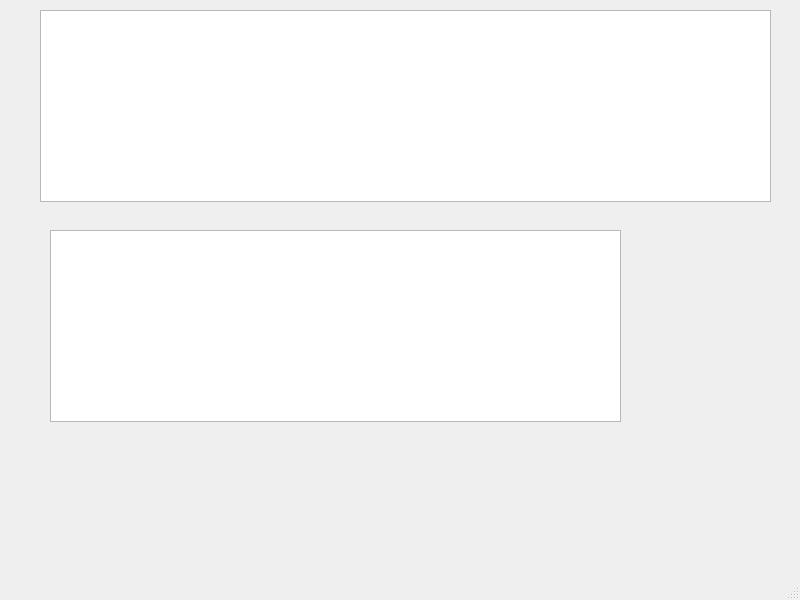
<?xml version="1.0" encoding="UTF-8"?>
<ui version="4.0">
 <class>MainWindow</class>
 <widget class="QMainWindow" name="MainWindow">
  <property name="geometry">
   <rect>
    <x>0</x>
    <y>0</y>
    <width>800</width>
    <height>600</height>
   </rect>
  </property>
  <property name="windowTitle">
   <string>MainWindow</string>
  </property>
  <widget class="QWidget" name="centralwidget">
   <widget class="QTableView" name="tableView">
    <property name="geometry">
     <rect>
      <x>40</x>
      <y>10</y>
      <width>731</width>
      <height>192</height>
     </rect>
    </property>
   </widget>
   <widget class="QTableView" name="tableViewDevice">
    <property name="geometry">
     <rect>
      <x>50</x>
      <y>230</y>
      <width>571</width>
      <height>192</height>
     </rect>
    </property>
   </widget>
  </widget>
  <widget class="QMenuBar" name="menubar">
   <property name="geometry">
    <rect>
     <x>0</x>
     <y>0</y>
     <width>800</width>
     <height>26</height>
    </rect>
   </property>
  </widget>
  <widget class="QStatusBar" name="statusbar"/>
 </widget>
 <resources/>
 <connections/>
</ui>
